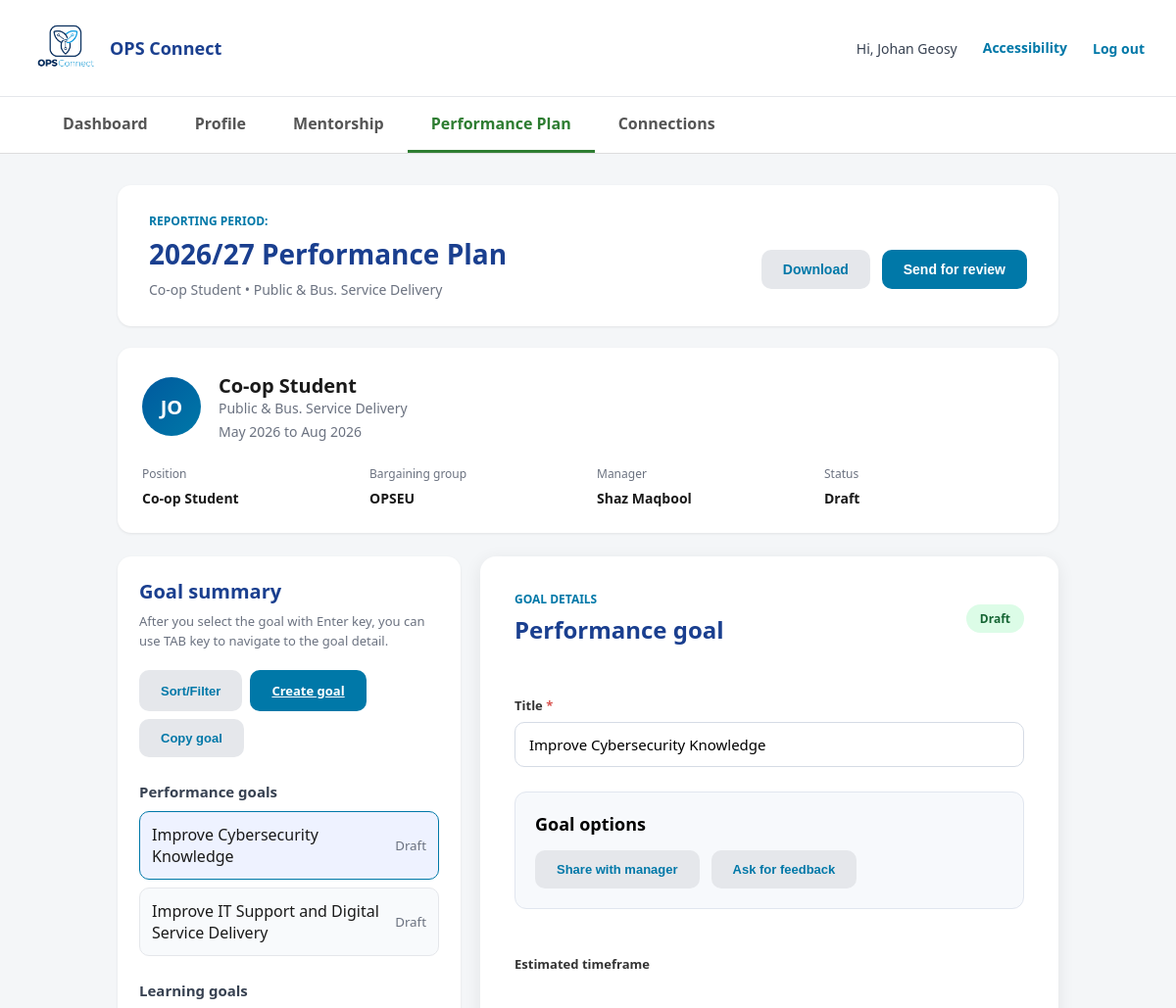
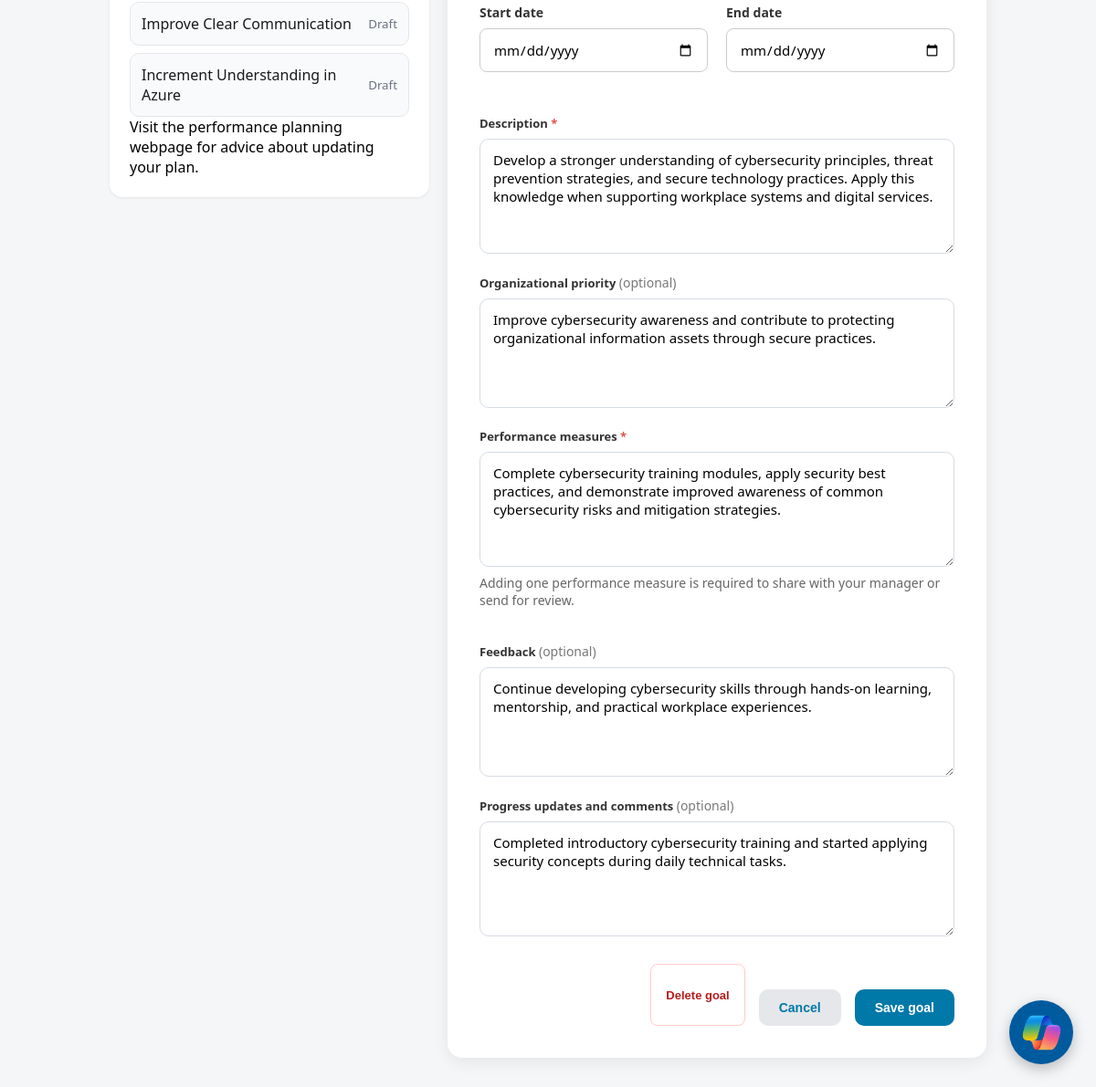
Screenshot of /performance?goal_id=17 with the database file from the repository (2 pictures, top to bottom).
### tables this page shows
CREATE TABLE goals (
        id INTEGER PRIMARY KEY AUTOINCREMENT,

        title TEXT NOT NULL,

        type TEXT NOT NULL,

        status TEXT DEFAULT 'Draft',

        estimated_timeframe TEXT,

        description TEXT,

        organizational_priority TEXT,

        performance_measures TEXT,

        feedback TEXT,

        progress_updates TEXT,

        created_at TIMESTAMP DEFAULT CURRENT_TIMESTAMP
    );

### app.py (the view)
@app.route("/performance")
def performance():
    user_name = session.get("user_name", "Johan Geosy")
    conn = get_db()
    goals = conn.execute(
        "SELECT * FROM goals ORDER BY created_at DESC"
    ).fetchall()
    selected_goal = None
    goal_id = request.args.get("goal_id")
    if goal_id:
        selected_goal = conn.execute(
            "SELECT * FROM goals WHERE id = ?",
            (goal_id,)
        ).fetchone()
    conn.close()
    return render_template(
        "performance.html",
        user_name=user_name,
        goals=goals,
        selected_goal=selected_goal
    )

### app.py (called while the page is built)
def get_db():
    conn = sqlite3.connect(DB_PATH)
    conn.row_factory = sqlite3.Row
    return conn

### templates/performance.html (shortened to what this page needs)
<!DOCTYPE html>
<html lang="en">
<head>
    <link rel="stylesheet" href="{{ url_for('static', filename='style.css') }}">
</head>
<body class="dashboard-body">
<nav class="topbar">
    <div class="topbar-brand">
        <img
            src="{{ url_for('static', filename='logo_ops.png') }}"
            class="topbar-logo"
            alt="Connect Logo"
        >
        <span>
            OPS Connect
        </span>
    </div>
    <div class="topbar-user">
        <span>
            Hi, {{ user_name }}
        </span>
        <button
        class="accessibility-btn"
        onclick="toggleAccessibility()">
         Accessibility
         </button>
        <a href="{{ url_for('logout') }}" class="logout-link">
            Log out
        </a>
    </div>
</nav>
<nav class="dashboard-tabs">
    <a href="{{ url_for('dashboard') }}">
        Dashboard
    </a>
    <a href="{{ url_for('profile') }}">
        Profile
    </a>
    <a href="{{ url_for('mentorship') }}">
        Mentorship
    </a>
    <a href="{{ url_for('performance') }}" class="active">
        Performance Plan
    </a>
    <a href="{{ url_for('connections') }}">
        Connections
    </a>
</nav>
<main class="dashboard-container">
<section class="performance-header-card">
    <div>
        <p class="eyebrow-text">
            Reporting period:
        </p>
        <h1>
            2026/27 Performance Plan
        </h1>
        <p class="performance-subtitle">
            Co-op Student • Public &amp; Bus. Service Delivery
        </p>
    </div>
    <div class="performance-header-actions">
        <button
            class="secondary-btn"
            type="button"
        >
            Download
        </button>
        <button
            class="primary-btn"
            type="button"
        >
            Send for review
        </button>
    </div>
</section>
<section class="plan-summary-card">
    <div class="plan-summary-main">
        <div class="profile-avatar">
            {{ user_name[:2].upper() }}
        </div>
        <div>
            <h2>
                Co-op Student
            </h2>
            <p>
                Public &amp; Bus. Service Delivery
            </p>
            <p class="muted-text">
                May 2026 to Aug 2026
            </p>
        </div>
    </div>
    <div class="plan-details-grid">
        <div>
            <span class="detail-label">
                Position
            </span>
            <strong>
                Co-op Student
            </strong>
        </div>
        <div>
            <span class="detail-label">
                Bargaining group
            </span>
            <strong>
                OPSEU
            </strong>
        </div>
        <div>
            <span class="detail-label">
                Manager
            </span>
            <strong>
                Shaz Maqbool
            </strong>
        </div>
        <div>
            <span class="detail-label">
                Status
            </span>
            <strong>
                Draft
            </strong>
        </div>
    </div>
</section>
{% if not goals or goals|length == 0 %}
<section class="empty-performance-card">
    <div class="empty-icon">
        +
    </div>
    <h2>
        No goals created yet
    </h2>
    <p>
        Start your performance plan by creating your first performance or learning goal.
        Your goals help define what you want to accomplish during the reporting period.
    </p>
    <div class="empty-actions">
        <a
            href="{{ url_for('create_goal') }}"
            class="primary-btn"
        >
            Create goal
        </a>
        <a
            href="#"
            class="secondary-btn"
        >
            Visit planning advice
        </a>
    </div>
</section>
{% else %}
<div class="performance-plan-layout">
<aside class="goal-summary-card">
    <div class="goal-summary-header">
        <div>
            <h2>
                Goal summary
            </h2>
            <p>
                After you select the goal with Enter key, you can use TAB key to navigate to the goal detail.
            </p>
        </div>
    </div>
    <div class="goal-actions-row">
        <button
            class="secondary-btn small-btn"
            type="button"
        >
            Sort/Filter
        </button>
        <a
            href="{{ url_for('create_goal') }}"
            class="primary-btn small-btn"
        >
            Create goal
        </a>
        <button
            class="secondary-btn small-btn"
            type="button"
        >
            Copy goal
        </button>
    </div>
    <div class="goal-list-section">
        <h3>
            Performance goals
        </h3>
        <div class="goal-list">
        {% for goal in goals if goal.type == "performance" %}
            <a
                href="{{ url_for('performance', goal_id=goal.id) }}"
                class="goal-list-item {% if selected_goal and selected_goal.id == goal.id %}active{% endif %}"
            >
                <span>
                    {{ goal.title }}
                </span>
                <small>
                    {{ goal.status }}
                </small>
            </a>
        {% else %}
            <p class="empty-mini-text">
                Select “Create goal” to add a performance goal.
            </p>
        {% endfor %}
        </div>
    </div>
    <div class="goal-list-section">
        <h3>
            Learning goals
        </h3>
        <div class="goal-list">
        {% for goal in goals if goal.type == "learning" %}
            <a
                href="{{ url_for('performance', goal_id=goal.id) }}"
                class="goal-list-item {% if selected_goal and selected_goal.id == goal.id %}active{% endif %}"
            >
                <span>
                    {{ goal.title }}
                </span>
                <small>
                    {{ goal.status }}
                </small>
            </a>
        {% else %}
            <p class="empty-mini-text">
                Select “Create goal” to add a learning goal.
            </p>
        {% endfor %}
        </div>
    </div>
    <div class="planning-help-box">
        <p>
            Visit the performance planning webpage for advice about updating your plan.
        </p>
    </div>
</aside>
<section class="goal-details-card">
{% if selected_goal %}
<div class="goal-details-header">
    <div>
        <p class="eyebrow-text">
            Goal details
        </p>
        <h2>
            {{ selected_goal.type|capitalize }} goal
        </h2>
    </div>
    <span class="status-pill">
        {{ selected_goal.status }}
    </span>
</div>
<form
    method="POST"
    action="{{ url_for('update_goal', goal_id=selected_goal.id) }}"
>
<label for="goal_title">
    Title
    <span class="required-star">
        *
    </span>
</label>
<input
    type="text"
    id="goal_title"
    name="goal_title"
    maxlength="75"
    value="{{ selected_goal.title }}"
    required
>
<div class="goal-options-card">
    <h3>
        Goal options
    </h3>
    <div class="goal-option-buttons">
        <button
            type="button"
            class="secondary-btn small-btn"
        >
            Share with manager
        </button>
        <button
            type="button"
            class="secondary-btn small-btn"
        >
            Ask for feedback
        </button>
    </div>
</div>
<label for="estimated_timeframe">
    Estimated timeframe
</label>
<div class="date-range-container">
    <div class="date-field">
        <label for="start_date">
            Start date
        </label>
        <input
            type="date"
            id="start_date"
            name="start_date"
        >
    </div>
    <div class="date-field">
        <label for="end_date">
            End date
        </label>
        <input
            type="date"
            id="end_date"
            name="end_date"
        >
    </div>
</div>
<label for="description">
    Description
    <span class="required-star">
        *
    </span>
</label>
<textarea
    id="description"
    name="description"
    rows="5"
    required
>{{ selected_goal.description }}</textarea>
<label for="organizational_priority">
    Organizational priority
    <span class="optional-text">
        (optional)
    </span>
</label>
<textarea
    id="organizational_priority"
    name="organizational_priority"
    rows="4"
>{{ selected_goal.organizational_priority }}</textarea>
<label for="performance_measures">
    Performance measures
    <span class="required-star">
        *
    </span>
</label>
<textarea
    id="performance_measures"
    name="performance_measures"
    rows="5"
    required
>{{ selected_goal.performance_measures }}</textarea>
<p class="small-help-text">
Adding one performance measure is required to share with your manager or send for review.
</p>
<label for="feedback">
    Feedback
    <span class="optional-text">
        (optional)
    </span>
</label>
<textarea
    id="feedback"
    name="feedback"
    rows="4"
>{{ selected_goal.feedback }}</textarea>
<label for="progress_updates">
    Progress updates and comments
    <span class="optional-text">
        (optional)
    </span>
</label>
<textarea
    id="progress_updates"
    name="progress_updates"
    rows="5"
>{{ selected_goal.progress_updates }}</textarea>
<div class="form-actions">
    <button
    type="submit"
    class="danger-btn small-btn"
    formaction="{{ url_for('delete_goal', goal_id=selected_goal.id) }}"
    formmethod="POST"
    formnovalidate
    onclick="event.stopPropagation(); return confirm('Are you sure you want to delete this goal?');"
>
Delete goal
</button>
    <button
        type="button"
        class="secondary-btn"
    >
        Cancel
    </button>
    <button
        type="submit"
        class="primary-btn"
    >
        Save goal
    </button>
</div>
{% endif %}
</section>
</div>
{% endif %}
</main>
</body>
<div id="aiButton" class="ai-button">
    <img src="{{ url_for('static', filename='ai_icon.png') }}" alt="AI Assistant">
</div>
</html>

### rows the page displays
goals: title "Improve Cybersecurity Knowledge", status "Draft", type "Performance", goal_title "Improve Cybersecurity Knowledge", description "Develop a stronger understanding of cybersecurity principles, threat prevention strategies, and secure technology practices. Apply this knowledge when supporting workplace systems and digital services.", organizational_priority "Improve cybersecurity awareness and contribute to protecting organizational information assets through secure practices.", performance_measures "Complete cybersecurity training modules, apply security best practices, and demonstrate improved awareness of common cybersecurity risks and mitigation strategies.", feedback "Continue developing cybersecurity skills through hands-on learning, mentorship, and practical workplace experiences.", progress_updates "Completed introductory cybersecurity training and started applying security concepts during daily technical tasks."
goals: title "Improve IT Support and Digital Service Delivery", status "Draft"
goals: title "Improve Clear Communication", status "Draft"
goals: title "Increment Understanding in Azure", status "Draft"

### other values shown
{{ user_name }} "Johan Geosy"
{{ user_name[:2].upper() }} "JO"
